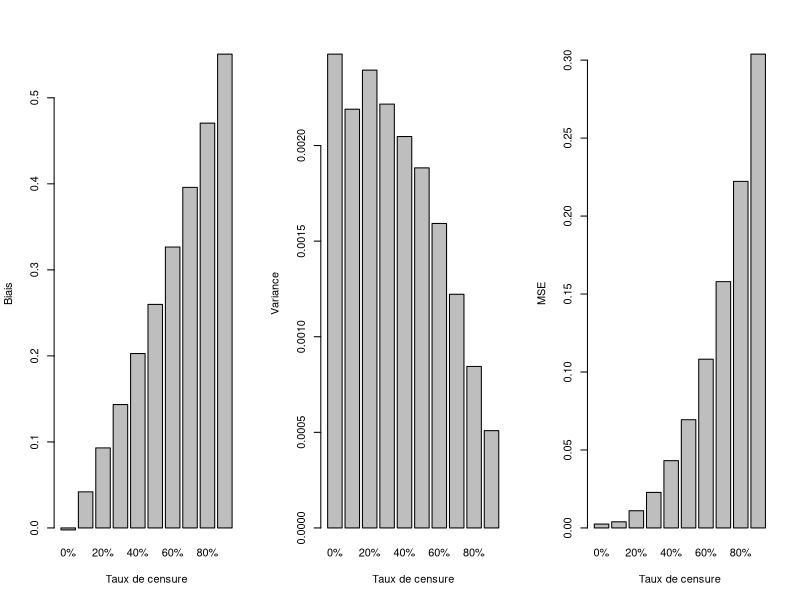

Write the R code that produced this figure.
# CECI EST UN TEST

rm(list = ls())
library(survival)

generateData <- function(n1, n2, lambda = 0.1, theta = 0.07){

    obs <- matrix(NA, n1 + n2, 2)
    colnames(obs)  <- c("time", "delta")

    if (n1 >= 1)
        obs[1:n1,] <- cbind(rexp(n1, lambda), 1)

    if (n2 >= 1)
        obs[-(1:n1),] <- cbind(rexp(n2, theta), 0)

    return(Surv(obs[,1], event = obs[,2]))
}

## Essayons d'avoir un code sur un cas particulier
x <- generateData(90, 10)
fit <- survfit(x ~ 1)
summary(fit, time = 10)
## et pour obtenir juste l'estimation de la proba.
summary(fit, time = 10)$surv

## Creation de la fonction
performance <- function(n1, n2 = 100 - n1, N = 500){
    estimations <- rep(NA, N)
    for (i in 1:N){
        x <- generateData(n1, n2)
        fit <- survfit(x ~ 1)
        estimations[i] <- summary(fit, time = 10)$surv
    }

    theo <- 1 - pexp(10, 0.1)
    biais <- mean(estimations) - theo
    variance <- var(estimations)
    mse <- mean((estimations - theo)^2)

    return(c(biais = biais, variance = variance, mse = mse))
}

ans <- matrix(NA, 10, 3)
colnames(ans) <- c("biais", "variance", "mse")

## La boucle prend du temps à tourner...
i <- 1
for (n2 in seq(0, 90, by = 10)){
    ans[i,] <- performance(100 - n2, n2)
    i <- i + 1
}

par(mfrow = c(1, 3))
names <- paste(seq(0, 90, by = 10), "%", sep = "")
xlab <- "Taux de censure"
barplot(ans[,"biais"], names = names, xlab = xlab, ylab = "Biais")
barplot(ans[,"variance"], names = names, xlab = xlab, ylab = "Variance")
barplot(ans[,"mse"], names = names, xlab = xlab, ylab = "MSE")

